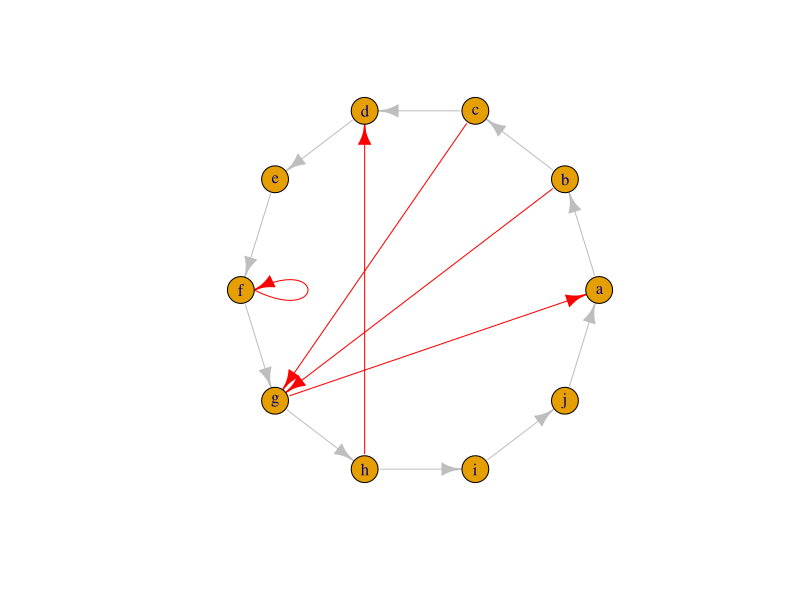

This chart was generated by the following R code:
library(igraph)


### Name: +.igraph
### Title: Add vertices, edges or another graph to a graph
### Aliases: +.igraph

### ** Examples

# 10 vertices named a,b,c,... and no edges
g <- make_empty_graph() + vertices(letters[1:10])

# Add edges to make it a ring
g <- g + path(letters[1:10], letters[1], color = "grey")

# Add some extra random edges
g <- g + edges(sample(V(g), 10, replace = TRUE), color = "red")
g$layout <- layout_in_circle
plot(g)
